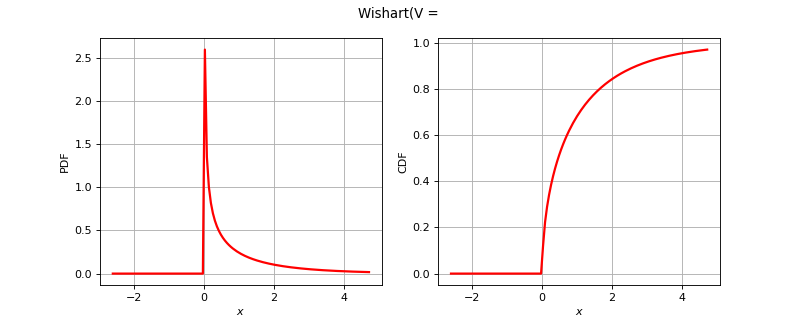

This figure's Python source:
import openturns as ot
from matplotlib import pyplot as plt
from openturns.viewer import View
if ot.Wishart().__class__.__name__ == 'Bernoulli':
    distribution = ot.Bernoulli(0.7)
elif ot.Wishart().__class__.__name__ == 'Binomial':
    distribution = ot.Binomial(5, 0.2)
elif ot.Wishart().__class__.__name__ == 'Hypergeometric':
    distribution = ot.Hypergeometric(10, 4, 7)
elif ot.Wishart().__class__.__name__ == 'CumulativeDistributionNetwork':
    coll = [ot.Normal(2),ot.Dirichlet([0.5, 1.0, 1.5])]
    distribution = ot.CumulativeDistributionNetwork(coll, ot.BipartiteGraph([[0,1], [0,1]]))
elif ot.Wishart().__class__.__name__ == 'Histogram':
    distribution = ot.Histogram([-1.0, 0.5, 1.0, 2.0], [0.45, 0.4, 0.15])
elif ot.Wishart().__class__.__name__ == 'KernelMixture':
    kernel = ot.Uniform()
    sample = ot.Normal().getSample(5)
    bandwith = [1.0]
    distribution = ot.KernelMixture(kernel, bandwith, sample)
elif ot.Wishart().__class__.__name__ == 'MaximumDistribution':
    coll = [ot.Uniform(2.5, 3.5), ot.LogUniform(1.0, 1.2), ot.Triangular(2.0, 3.0, 4.0)]
    distribution = ot.MaximumDistribution(coll)
elif ot.Wishart().__class__.__name__ == 'Multinomial':
    distribution = ot.Multinomial(5, [0.2])
elif ot.Wishart().__class__.__name__ == 'RandomMixture':
    coll = [ot.Triangular(0.0, 1.0, 5.0), ot.Uniform(-2.0, 2.0)]
    weights = [0.8, 0.2]
    cst = 3.0
    distribution = ot.RandomMixture(coll, weights, cst)
elif ot.Wishart().__class__.__name__ == 'TruncatedDistribution':
    distribution = ot.TruncatedDistribution(ot.Normal(2.0, 1.5), 1.0, 4.0)
elif ot.Wishart().__class__.__name__ == 'UserDefined':
    distribution = ot.UserDefined([[1.0], [2.0], [3.0]], [0.4, 0.5, 1.0])
elif ot.Wishart().__class__.__name__ == 'ZipfMandelbrot':
    distribution = ot.ZipfMandelbrot(10, 2.5, 0.3)
else:
    distribution = ot.Wishart()
dimension = distribution.getDimension()
title = str(distribution)[:100].split('\n')[0]
if dimension == 1:
    distribution.setDescription(['$x$'])
    pdf_graph = distribution.drawPDF()
    cdf_graph = distribution.drawCDF()
    fig = plt.figure(figsize=(10, 4))
    pdf_axis = fig.add_subplot(121)
    cdf_axis = fig.add_subplot(122)
    View(pdf_graph, figure=fig, axes=[pdf_axis], add_legend=False)
    View(cdf_graph, figure=fig, axes=[cdf_axis], add_legend=False)
    fig.suptitle(title)
elif dimension == 2:
    distribution.setDescription(['$x_1$', '$x_2$'])
    pdf_graph = distribution.drawPDF()
    pdf_graph.setTitle(title)
    fig = plt.figure(figsize=(10, 5))
    pdf_axis = fig.add_subplot(111)
    View(pdf_graph, figure=fig, axes=[pdf_axis], add_legend=False, square_axes=False)
